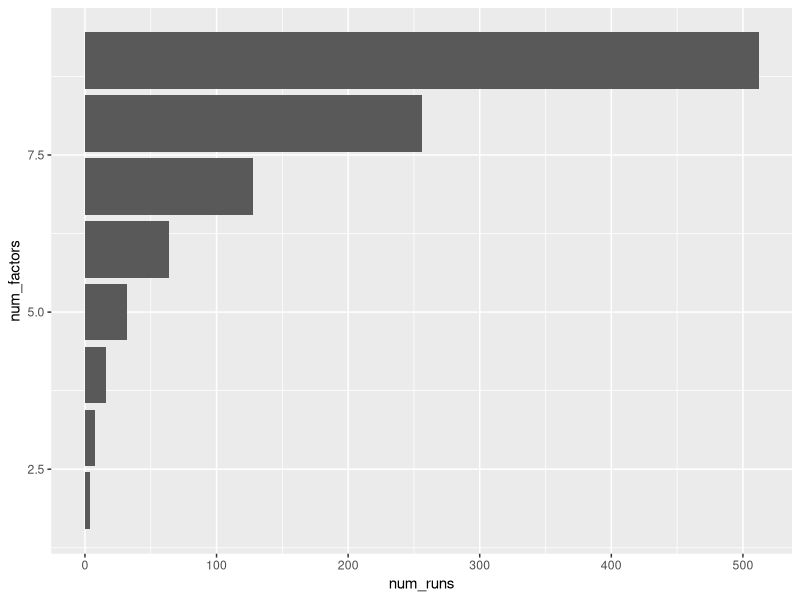

Write the R code that produced this figure.
library(ggplot2)
factorial_growth<-data.frame(num_factors = 2:9, num_runs = 2^(2:9))
ggplot(factorial_growth)+geom_bar(aes(x=num_factors, y =num_runs),
                                  stat = 'identity')+coord_flip()